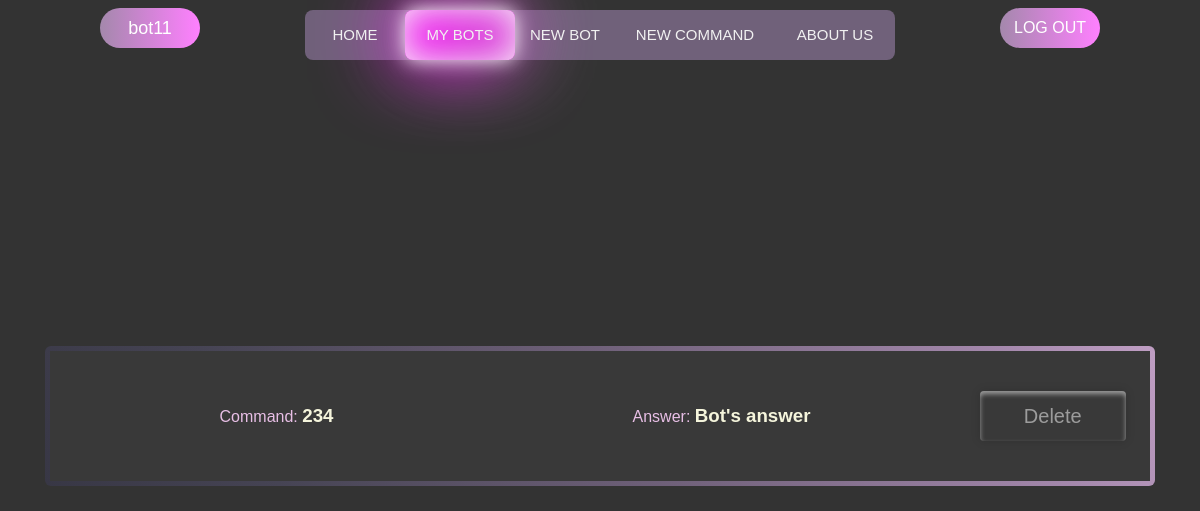
/bots/bot/bot/ (signed in), run on an earlier commit of the app's database.
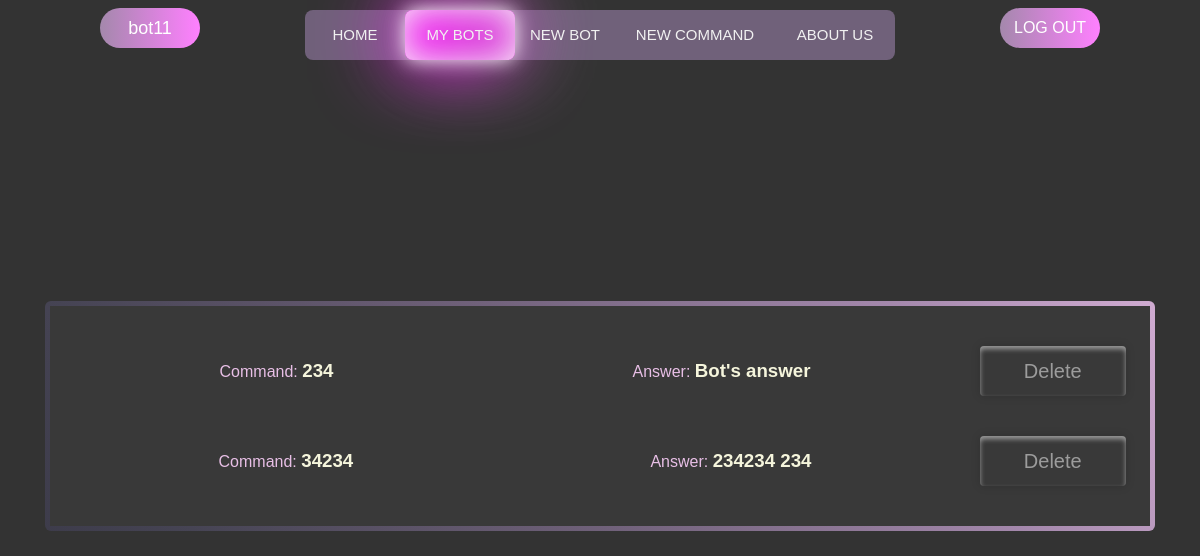
And on a later commit of the database.
### authentication/models.py (models this page shows)
class CustomUser(AbstractUser):
    email = models.EmailField('Email', unique=True)
    avatar = models.ImageField('Avatar', blank=True, upload_to=f'avatars/')
    telegram_id = models.CharField('Telegram id', blank=True, max_length=40)
    def __str__(self):
        return self.username

### constructor/models.py (models this page shows, shortened)
class Command(models.Model):
    bot_name = models.CharField('Name', max_length=30) # Будет вылазить выбор всех ботов пользователя
    bot_token = models.CharField('Token', null=True, blank=True, max_length=30)
    type = models.CharField('Type', default='command', max_length=10) # Тип команды бота
    message = models.CharField('', default='Target message', max_length=10) # Команда которая будет писаться через слеш
    answer = models.TextField('Answer', max_length=255) # Ответ на эту команду
    creating_date = models.DateTimeField('Date of changing', null=True, auto_now=True) # Дата изменения бота (создания новой команды)
    class Meta:
        verbose_name = 'Command'
        verbose_name_plural = 'Commands'
        ordering = ['creating_date']

### constructor/views.py (the view)
# urls.py: path('bot/<str:pk>/', BotCommandList.as_view(), name='bot-edit-page'),
class BotCommandList(LoginRequiredMixin, DetailView):
    template_name = 'constructor/bot_edit.html'
    def get(self, request, pk):
        return render(request,
                      self.template_name,
                      context={
                          "commands": Command.objects.all().filter(bot_name=pk),
                          'bot': pk
                      }
                      )

### constructor/templates/constructor/bot_edit.html (shortened to what this page needs)
{% extends 'main/base.html' %}
{% load static %}
{% block links %}
    <link rel="stylesheet" href="{% static 'constructor/css/add_command.css' %}">
    <link rel="stylesheet" href="{% static 'constructor/css/bot_edit.css' %}">
{% endblock %}
{% block div-animation %}<div class="animation start-bots"></div>{% endblock %}
{% block content %}
    <main>
        <div class="tasks-list gradient-border">
            <div class="overtask">
                <div class="task">
                    {% for command in commands %}
                        <div class="bot-info">
                            <span class="info">
                                <span>
                                    <p>Command:</p>
                                    <h3>{{ command.message }}</h3>
                                </span>
                                <span>
                                    <p>Answer:</p>
                                    <h3>{{ command.answer }}</h3>
                                </span>
                            </span>
                            <span>
                                <form action="{% url 'command-delete-page' command.id %}" method="post">{% csrf_token %}
                                    <input class="sub" type="submit" value="Delete">
                                </form>
                            </span>
                        </div>
                    {% empty %}
                        <h3>Bot has no commands.</h3>
                        <br>
                        <a href="{% url 'bot-add-command' %}"><input class="sub" type="submit" value="Create new"></a>
                    {% endfor %}
                </div>
            </div>
        </div>
    </main>
{% endblock %}

### main/templates/main/base.html (shortened to what this page needs)
{% load static %}
<!DOCTYPE html>
<html lang="en">
<head>
  <link rel="stylesheet" href="{% static 'main/css/base.css' %}">
  {% block links %}
  {% endblock %}
</head>
<body>
  <header>
    {% if request.user.is_authenticated %}
      <span class="fake">
        <p class="nickname log-btn">{{user}}</p>
      </span>
    {% else %}
      <span class="left">
      </span>
    {% endif %}
    <div class="header">
      <a class="btn-home header-button" href="{% url 'home' %}">Home</a>
      <a class="btn-addcommand header-button" href="{% url 'bots' %}">My bots</a>
      <a class="btn-bots header-button" href="{% url 'create-new-bot' %}">New bot</a>
      <a class="btn-newbot header-button" href="{% url 'bot-add-command' %}">New command</a>
      <a class="btn-about header-button" href="{% url 'about' %}">About us</a>
      {% block div-animation %}{% endblock %}
    </div>
    <span class="fake">
      {% if user.is_authenticated %}
        <a href="{% url 'logout' %}"><button class="log-btn">LOG OUT</button></a>
      {% else %}
        <a href="{% url 'authentication' %}"><button class="log-btn">LOG IN</button></a>
      {% endif %}
    </span>
  </header>
  {% block content %}
  {% endblock %}
</body>
</html>

### main/static/main/css/base.css (style rules this page uses)
* { margin: 0; padding: 0; }
body { font-family: sans-serif; background: #333; display: flex; justify-content: center; flex-wrap: wrap; padding-top: 10px; height: 100vh; overflow-y: hidden; }
header { display: flex; justify-content: space-between; height: 7vh; width: 100% }
.header { position: relative; min-width: 590px; height: 50px; background-color: #70617a; border-radius: 8px; font-size: 0; }
.header-button { line-height: 50px; height: 100%; font-size: 15px; display: inline-block; position: relative; z-index: 2; text-decoration: none; text-transform: uppercase; text-align: center; color: #f1f1f1; cursor: pointer; }
.animation { position: absolute; height: 100%; top: 0; z-index: 0; transition: all .5s ease 0s; border-radius: 8px; }
.header-button:nth-child(1) { width: 100px; }
.header-button:nth-child(2) { width: 110px; }
.header-button:nth-child(3) { width: 100px; }
.header-button:nth-child(4) { width: 160px; }
.header-button:nth-child(5) { width: 120px; }
.start-bots, .header-button:nth-child(2):hover~.animation { width: 110px; left: 100px; background-color: #e8bfe6; transform: translateY(0); box-shadow: inset 0 0 37px whitesmoke, inset 20px 0 80px #f0f, inset -20px 0 80px rgb(140, 140, 140), inset 20px 0 300px #f0f, inset -20px 0 300px rgb(140, 140, 140), 0 0 20px #fff, -10px 0 80px #f0f, 10px 0 80px rgb(140, 140, 140); }
.fake { width: 300px; padding-bottom: 20px; display: flex; justify-content: center; align-items: center; z-index: 0; }
a { text-decoration: none; }
.log-btn { width: 100px; height: 40px; display: flex; justify-content: center; align-items: center; color: #fff; font-size: 16px; font-family: sans-serif; background: linear-gradient(90deg, #a488ac, rgb(255, 128, 255), rgb(255, 80, 255), rgb(255, 128, 255), #a488ac); background-size: 400%; border-radius: 30px; border-style:none; }
.log-btn:before { outline: none; content: ""; top: -5px; left: -5px; right: -5px; bottom: -5px; z-index: -1; background: linear-gradient(45deg, #2e2e3b, #464454, #70617a, #a488ac, #e8bfe6, #e8bfe6, #a488ac, #70617a, #464454, #2e2e3b); background-size: 400%; border-radius: 40px; opacity: 0; transition: 0.5s; }
.nickname { font-size: 18px; }

### constructor/static/constructor/css/add_command.css (style rules this page uses)
body { overflow-x: auto; }
select, input, textarea { color: rgb(0, 0, 0); padding: 12px; width: auto; border: none; font-size: 16.5px; box-shadow: 0 5px 25px rgba(0, 0, 0, 0.2); -webkit-appearance: button; appearance: button; outline: none; }
.sub { width: 150px; height: 50px; cursor: pointer; border: none; color: rgba(255,255,255,0.5); font-size: 20px; border-radius: 4px; box-shadow: inset 0px 3px 5px rgba(255,255,255,0.5), 0px 0px 10px rgba(0,0,0,0.15); background: rgb(2,0,36); background: linear-gradient(45deg, rgba(2,0,36,0) 5%, rgba(255,255,255,.5) 6%, rgba(255,255,255,0) 9%, rgba(255,255,255,.5) 10%, rgba(255,255,255,0) 17%, rgba(255,255,255,.5) 19%, rgba(255,255,255,0) 21%); background-size: 150%; background-position: right; transition: 1s; }
main { width: 100%; height: 100%; display: flex; justify-content: center; align-items: center; }
form { width: 97%; display: flex; justify-content: space-around; align-items: center; }
.tasks-list { padding: 2px; height: auto; margin-bottom: 100px; margin-left: 100px; margin-right: 100px; width: 1200px; min-width: 1100px; border-radius: 10px; display: flex; justify-content: center; }
.overtask { padding: 20px; z-index: 1; width: 100%; background-color: rgb(57, 57, 57); }
.task { z-index: 1; width: 100%; height: 120px; display: flex; justify-content: space-around; align-items: center; }
p { width: 100%; text-align: center; color: #e8bfe6 }
.gradient-border { --borderWidth: 3px; background: #4d4354; position: relative; border-radius: var(--borderWidth); }
.gradient-border:after { content: ""; position: absolute; top: calc(-1 * var(--borderWidth)); left: calc(-1 * var(--borderWidth)); height: calc(100% + var(--borderWidth) * 2); width: calc(100% + var(--borderWidth) * 2); background: linear-gradient( 60deg, #2e2e3b, #464454, #70617a, #a488ac, #e8bfe6, #e8bfe6, #a488ac, #70617a, #464454, #2e2e3b ); border-radius: calc(2 * var(--borderWidth)); animation: animatedgradient 4s ease alternate infinite; background-size: 300% 300%; }

What changed in the data, as far as the page shows it:
added Command: message "34234", answer "234234 234"
